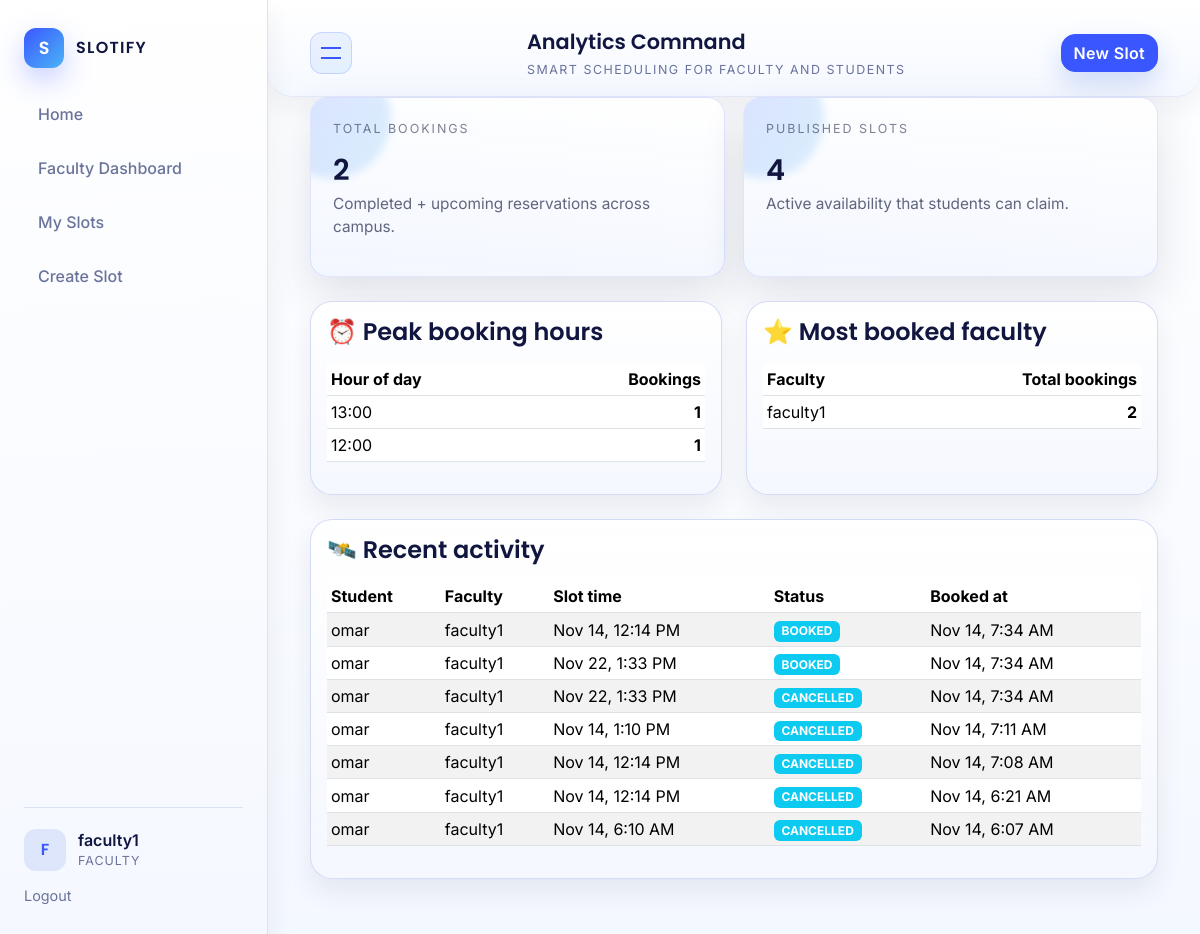
Before: /analytics/ (signed in) with the older database file.
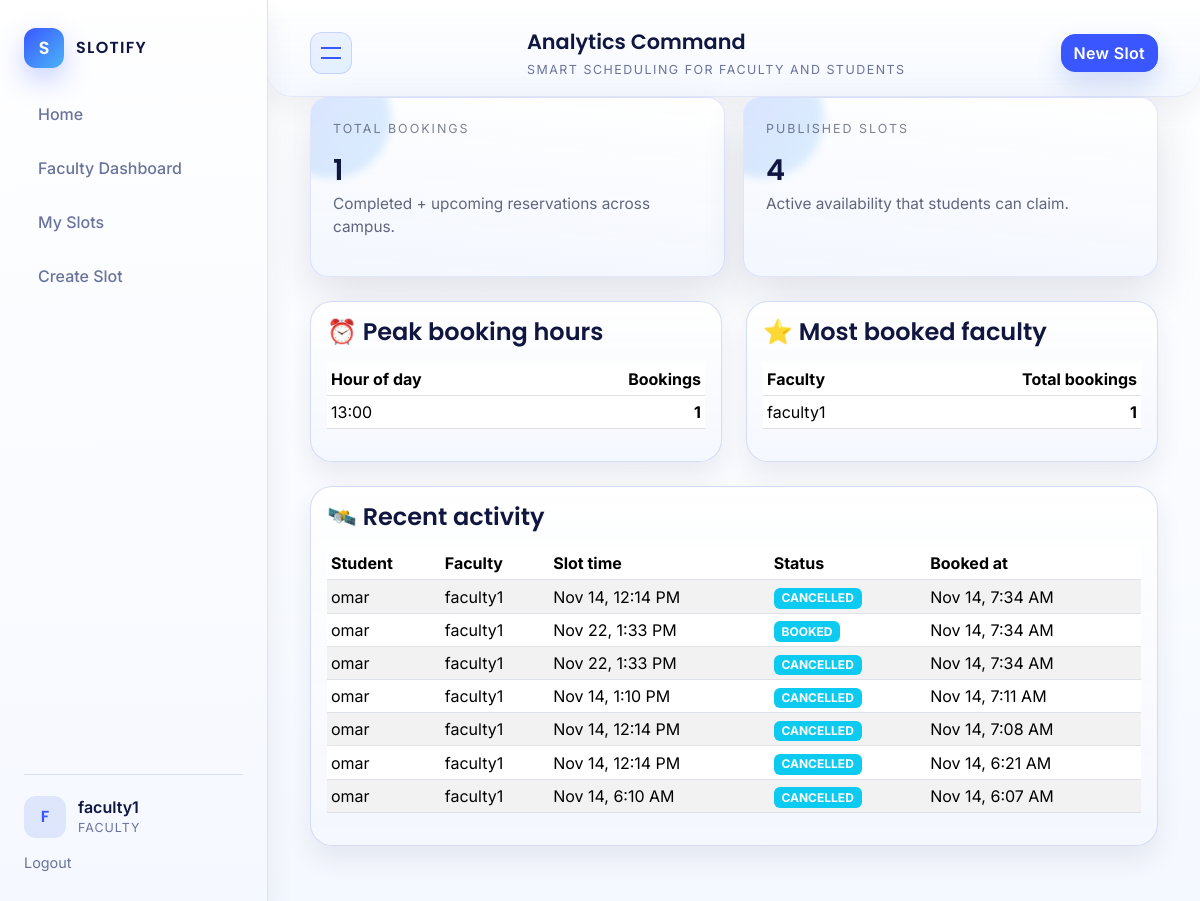
After: the same page with the newer database file.
### accounts/models.py (models this page shows, shortened)
class User(AbstractUser):
    class Role(models.TextChoices):
        STUDENT = "STUDENT", "Student"
        FACULTY = "FACULTY", "Faculty"
        ADMIN = "ADMIN", "Admin"
    role = models.CharField(
        max_length=20,
        choices=Role.choices,
        default=Role.STUDENT,
    )
    department = models.CharField(max_length=100, blank=True)
    def is_student(self) -> bool:
        return self.role == self.Role.STUDENT
    def is_faculty(self) -> bool:
        return self.role == self.Role.FACULTY

### scheduling/models.py (models this page shows, shortened)
class Booking(models.Model):
    class Status(models.TextChoices):
        BOOKED = "BOOKED", "Booked"
        CANCELLED = "CANCELLED", "Cancelled"
        COMPLETED = "COMPLETED", "Completed"
        NO_SHOW = "NO_SHOW", "No Show"
    slot = models.ForeignKey(
        Slot,
        on_delete=models.CASCADE,
        related_name="bookings",
    )
    student = models.ForeignKey(
        User,
        on_delete=models.CASCADE,
        related_name="bookings",
    )
    status = models.CharField(
        max_length=20,
        choices=Status.choices,
        default=Status.BOOKED,
    )
    created_at = models.DateTimeField(auto_now_add=True)
    updated_at = models.DateTimeField(auto_now=True)

class Slot(models.Model):
    class Status(models.TextChoices):
        AVAILABLE = "AVAILABLE", "Available"
        BLOCKED = "BLOCKED", "Blocked"
        CANCELLED = "CANCELLED", "Cancelled"
        PAST = "PAST", "Past"
    faculty = models.ForeignKey(
        User,
        on_delete=models.CASCADE,
        related_name="slots",
    )
    start_time = models.DateTimeField()
    end_time = models.DateTimeField()
    location = models.CharField(max_length=255)
    max_students = models.PositiveIntegerField(default=1)
    status = models.CharField(
        max_length=20,
        choices=Status.choices,
        default=Status.AVAILABLE,
    )
    created_at = models.DateTimeField(auto_now_add=True)
    updated_at = models.DateTimeField(auto_now=True)

### analytics/views.py (the view)
# urls.py: path("", analytics_dashboard, name="analytics_dashboard"),
@login_required
def analytics_dashboard(request):
    total_bookings = Booking.objects.filter(status=Booking.Status.BOOKED).count()
    total_slots = Slot.objects.count()
    peak_hours_data = (
        Booking.objects.filter(status=Booking.Status.BOOKED)
        .annotate(hour=ExtractHour('slot__start_time'))
        .values('hour')
        .annotate(count=Count('id'))
        .order_by('-count')[:5]
    )
    top_faculty = (
        User.objects.filter(role=User.Role.FACULTY)
        .annotate(booking_count=Count('slots__bookings', filter=Q(slots__bookings__status=Booking.Status.BOOKED)))
        .order_by('-booking_count')[:5]
    )
    recent_bookings = Booking.objects.select_related('student', 'slot__faculty').order_by('-created_at')[:10]
    context = {
        'total_bookings': total_bookings,
        'total_slots': total_slots,
        'peak_hours': peak_hours_data,
        'top_faculty': top_faculty,
        'recent_bookings': recent_bookings,
    }
    return render(request, "analytics/dashboard.html", context)

### templates/analytics/dashboard.html
{% extends "base.html" %}
{% block page_title %}Analytics Command{% endblock %}
{% block content %}
<section class="slotify-stats-grid mb-4">
  <article class="slotify-stat-card">
    <div class="slotify-stat-label">Total bookings</div>
    <div class="slotify-stat-value">{{ total_bookings }}</div>
    <p class="slotify-stat-meta">Completed + upcoming reservations across campus.</p>
  </article>
  <article class="slotify-stat-card">
    <div class="slotify-stat-label">Published slots</div>
    <div class="slotify-stat-value">{{ total_slots }}</div>
    <p class="slotify-stat-meta">Active availability that students can claim.</p>
  </article>
</section>
<div class="row g-4 mb-4">
  <div class="col-lg-6">
    <div class="card h-100">
      <div class="card-body">
        <h2 class="card-title h4 mb-3">⏰ Peak booking hours</h2>
        {% if peak_hours %}
          <div class="table-responsive">
            <table class="table table-sm align-middle">
              <thead>
                <tr>
                  <th>Hour of day</th>
                  <th class="text-end">Bookings</th>
                </tr>
              </thead>
              <tbody>
                {% for entry in peak_hours %}
                  <tr>
                    <td>{{ entry.hour }}:00</td>
                    <td class="text-end"><strong>{{ entry.count }}</strong></td>
                  </tr>
                {% endfor %}
              </tbody>
            </table>
          </div>
        {% else %}
          <p class="text-muted mb-0">No booking data yet. Once students start reserving, hourly trends will populate here.</p>
        {% endif %}
      </div>
    </div>
  </div>
  <div class="col-lg-6">
    <div class="card h-100">
      <div class="card-body">
        <h2 class="card-title h4 mb-3">⭐ Most booked faculty</h2>
        {% if top_faculty %}
          <div class="table-responsive">
            <table class="table table-sm align-middle">
              <thead>
                <tr>
                  <th>Faculty</th>
                  <th class="text-end">Total bookings</th>
                </tr>
              </thead>
              <tbody>
                {% for f in top_faculty %}
                  <tr>
                    <td>{{ f.username }}</td>
                    <td class="text-end"><strong>{{ f.booking_count }}</strong></td>
                  </tr>
                {% endfor %}
              </tbody>
            </table>
          </div>
        {% else %}
          <p class="text-muted mb-0">Faculty metrics will appear once bookings begin to accumulate.</p>
        {% endif %}
      </div>
    </div>
  </div>
</div>
<div class="card">
  <div class="card-body">
    <h2 class="card-title h4 mb-3">🛰️ Recent activity</h2>
    {% if recent_bookings %}
      <div class="table-responsive">
        <table class="table table-sm table-striped align-middle">
          <thead>
            <tr>
              <th>Student</th>
              <th>Faculty</th>
              <th>Slot time</th>
              <th>Status</th>
              <th>Booked at</th>
            </tr>
          </thead>
          <tbody>
            {% for b in recent_bookings %}
              <tr>
                <td>{{ b.student.username }}</td>
                <td>{{ b.slot.faculty.username }}</td>
                <td>{{ b.slot.start_time|date:"M d, g:i A" }}</td>
                <td><span class="badge bg-info">{{ b.status }}</span></td>
                <td>{{ b.created_at|date:"M d, g:i A" }}</td>
              </tr>
            {% endfor %}
          </tbody>
        </table>
      </div>
    {% else %}
      <p class="text-muted mb-0">Once reservations flow through, the latest activity stream appears here.</p>
    {% endif %}
  </div>
</div>
{% endblock %}

### templates/base.html (shortened to what the changed rows need)
{% load static %}
<!DOCTYPE html>
<html lang="en">
  <head>
    <link rel="stylesheet" href="https://cdn.jsdelivr.net/npm/bootstrap@5.3.2/dist/css/bootstrap.min.css" />
    <link rel="stylesheet" href="{% static 'css/slotify-modern.css' %}" />
  </head>
  <body class="slotify-body">
    <div class="slotify-layout">
      <aside class="slotify-sidebar" id="slotifySidebar">
        {% if user.is_authenticated %}
          <div class="slotify-sidebar-footer">
            <div class="slotify-user-chip">
              <div class="slotify-avatar">{{ user.username|first|upper }}</div>
              <div>
                <div class="slotify-user-name">{{ user.username }}</div>
                <div class="slotify-user-role">{{ user.get_role_display }}</div>
              </div>
            </div>
            <a class="slotify-logout" href="{% url 'logout' %}">Logout</a>
          </div>
        {% endif %}
      </aside>
      <div class="slotify-main">
        <main class="slotify-content">
          {% block content %}{% endblock %}
        </main>
      </div>
    </div>
  </body>
</html>

Changed rows visible on the page:
computed for User "faculty1": booking_count "2" → "1"
changed Booking (number 1 of 7 on the later page): status "BOOKED" → "CANCELLED"
Other visible differences:
{{ total_bookings }}: "2" → "1"
list line gone: "12 :00 1"
